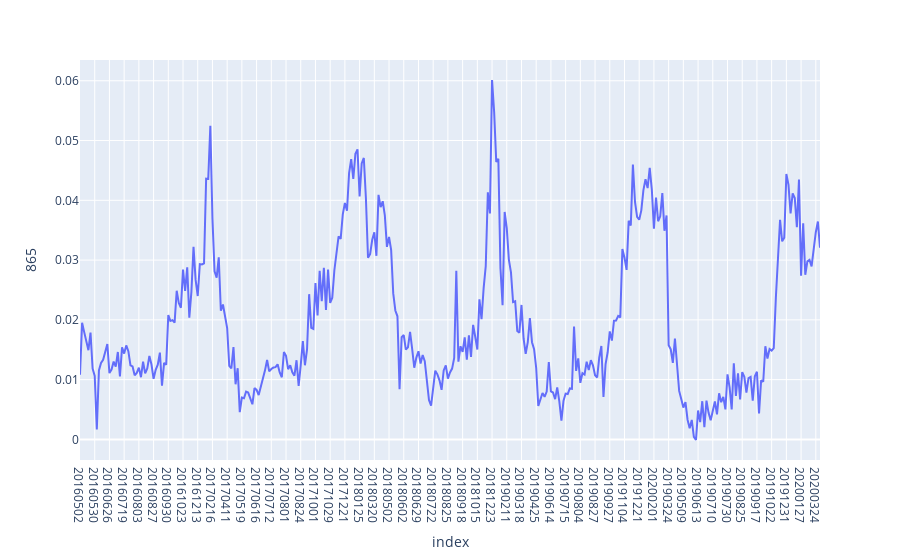

Notebook source saved alongside this figure:
### Code cell
px.line(df, y=865, height=600,)

### Figure 1 — Plotly figure (JSON) as saved in the notebook; plotly's stock layout.template omitted (floating-point values rounded to 4 significant figures; data arrays with more than 128 entries replaced by an {"elided": "..."} marker saying what was removed)
{"data": [{"hovertemplate": "index=%{x}<br>865=%{y}<extra></extra>", "legendgroup": "", "line": {"color": "#636efa", "dash": "solid"}, "mode": "lines", "name": "", "orientation": "v", "showlegend": false, "type": "scatter", "x": {"elided": "353 str values"}, "xaxis": "x", "y": {"elided": "353 float values"}, "yaxis": "y"}], "layout": {"autosize": true, "legend": {"tracegroupgap": 0}, "margin": {"t": 60}, "xaxis": {"anchor": "y", "autorange": true, "domain": [0, 1], "range": [0, 352], "title": {"text": "index"}, "type": "category"}, "yaxis": {"anchor": "x", "autorange": true, "domain": [0, 1], "range": [-0.003442, 0.06347], "title": {"text": "865"}, "type": "linear"}}}
